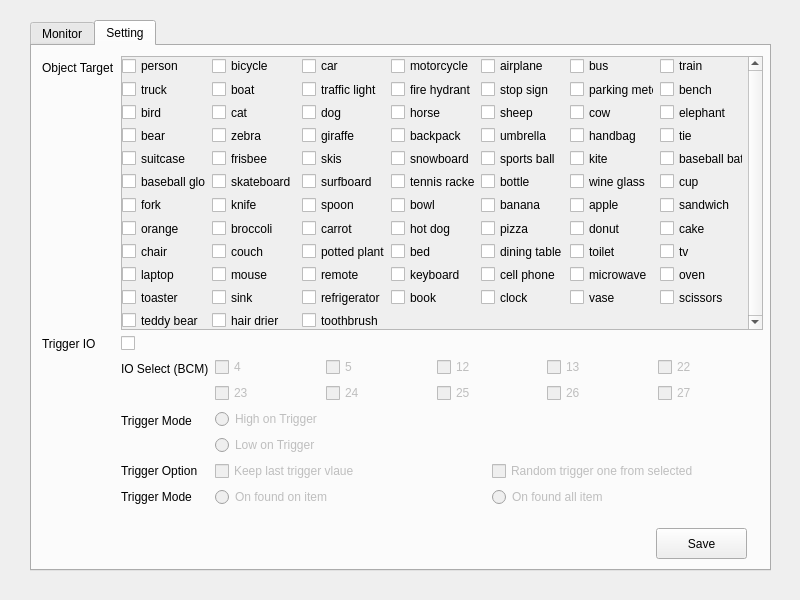
<?xml version="1.0" encoding="UTF-8"?>
<ui version="4.0">
 <class>App</class>
 <widget class="QWidget" name="App">
  <property name="geometry">
   <rect>
    <x>0</x>
    <y>0</y>
    <width>800</width>
    <height>600</height>
   </rect>
  </property>
  <property name="sizePolicy">
   <sizepolicy hsizetype="Fixed" vsizetype="Fixed">
    <horstretch>0</horstretch>
    <verstretch>0</verstretch>
   </sizepolicy>
  </property>
  <property name="windowTitle">
   <string>App</string>
  </property>
  <widget class="QWidget" name="gridLayoutWidget">
   <property name="geometry">
    <rect>
     <x>30</x>
     <y>20</y>
     <width>741</width>
     <height>551</height>
    </rect>
   </property>
   <layout class="QGridLayout" name="gridLayout">
    <item row="0" column="0">
     <widget class="QTabWidget" name="SettingTab">
      <property name="sizePolicy">
       <sizepolicy hsizetype="Expanding" vsizetype="Expanding">
        <horstretch>0</horstretch>
        <verstretch>0</verstretch>
       </sizepolicy>
      </property>
      <property name="currentIndex">
       <number>1</number>
      </property>
      <widget class="QWidget" name="MonitorTab">
       <attribute name="title">
        <string>Monitor</string>
       </attribute>
       <widget class="QWidget" name="verticalLayoutWidget">
        <property name="geometry">
         <rect>
          <x>50</x>
          <y>0</y>
          <width>661</width>
          <height>491</height>
         </rect>
        </property>
        <layout class="QVBoxLayout" name="verticalLayout">
         <property name="spacing">
          <number>10</number>
         </property>
         <property name="sizeConstraint">
          <enum>QLayout::SetNoConstraint</enum>
         </property>
         <item>
          <widget class="QLabel" name="label">
           <property name="sizePolicy">
            <sizepolicy hsizetype="Fixed" vsizetype="Fixed">
             <horstretch>0</horstretch>
             <verstretch>0</verstretch>
            </sizepolicy>
           </property>
           <property name="maximumSize">
            <size>
             <width>800</width>
             <height>700</height>
            </size>
           </property>
           <property name="text">
            <string>Camera 1</string>
           </property>
           <property name="alignment">
            <set>Qt::AlignCenter</set>
           </property>
          </widget>
         </item>
        </layout>
       </widget>
       <widget class="QPushButton" name="pushButton_2">
        <property name="geometry">
         <rect>
          <x>340</x>
          <y>500</y>
          <width>75</width>
          <height>23</height>
         </rect>
        </property>
        <property name="text">
         <string>Start</string>
        </property>
       </widget>
      </widget>
      <widget class="QWidget" name="tab_2">
       <property name="enabled">
        <bool>true</bool>
       </property>
       <attribute name="title">
        <string>Setting</string>
       </attribute>
       <widget class="QWidget" name="formLayoutWidget">
        <property name="geometry">
         <rect>
          <x>10</x>
          <y>10</y>
          <width>721</width>
          <height>451</height>
         </rect>
        </property>
        <layout class="QFormLayout" name="formLayout">
         <item row="0" column="0">
          <widget class="QLabel" name="label_2">
           <property name="text">
            <string>Object Target</string>
           </property>
          </widget>
         </item>
         <item row="1" column="0">
          <widget class="QLabel" name="label_4">
           <property name="text">
            <string>Trigger IO</string>
           </property>
          </widget>
         </item>
         <item row="1" column="1">
          <widget class="QCheckBox" name="checkBox">
           <property name="text">
            <string/>
           </property>
          </widget>
         </item>
         <item row="2" column="1">
          <layout class="QFormLayout" name="formLayout_3">
           <item row="2" column="0">
            <widget class="QLabel" name="label_6">
             <property name="text">
              <string>Trigger Option</string>
             </property>
            </widget>
           </item>
           <item row="2" column="1">
            <layout class="QGridLayout" name="gridLayout_3">
             <item row="0" column="1">
              <widget class="QCheckBox" name="checkBox_13">
               <property name="enabled">
                <bool>false</bool>
               </property>
               <property name="text">
                <string>Random trigger one from selected</string>
               </property>
              </widget>
             </item>
             <item row="0" column="0">
              <widget class="QCheckBox" name="checkBox_12">
               <property name="enabled">
                <bool>false</bool>
               </property>
               <property name="text">
                <string>Keep last trigger vlaue</string>
               </property>
              </widget>
             </item>
            </layout>
           </item>
           <item row="1" column="0">
            <widget class="QLabel" name="label_3">
             <property name="text">
              <string>Trigger Mode</string>
             </property>
            </widget>
           </item>
           <item row="1" column="1">
            <layout class="QVBoxLayout" name="verticalLayout_2">
             <item>
              <widget class="QRadioButton" name="radioButton">
               <property name="enabled">
                <bool>false</bool>
               </property>
               <property name="text">
                <string>High on Trigger</string>
               </property>
               <attribute name="buttonGroup">
                <string notr="true">buttonGroup1</string>
               </attribute>
              </widget>
             </item>
             <item>
              <widget class="QRadioButton" name="radioButton_2">
               <property name="enabled">
                <bool>false</bool>
               </property>
               <property name="text">
                <string>Low on Trigger</string>
               </property>
               <attribute name="buttonGroup">
                <string notr="true">buttonGroup1</string>
               </attribute>
              </widget>
             </item>
            </layout>
           </item>
           <item row="0" column="0">
            <widget class="QLabel" name="label_5">
             <property name="text">
              <string>IO Select (BCM)</string>
             </property>
            </widget>
           </item>
           <item row="0" column="1">
            <layout class="QGridLayout" name="gridLayout_2">
             <item row="0" column="0">
              <widget class="QCheckBox" name="checkBox_2">
               <property name="enabled">
                <bool>false</bool>
               </property>
               <property name="text">
                <string>4</string>
               </property>
              </widget>
             </item>
             <item row="0" column="1">
              <widget class="QCheckBox" name="checkBox_3">
               <property name="enabled">
                <bool>false</bool>
               </property>
               <property name="text">
                <string>5</string>
               </property>
              </widget>
             </item>
             <item row="1" column="2">
              <widget class="QCheckBox" name="checkBox_8">
               <property name="enabled">
                <bool>false</bool>
               </property>
               <property name="text">
                <string>25</string>
               </property>
              </widget>
             </item>
             <item row="1" column="3">
              <widget class="QCheckBox" name="checkBox_9">
               <property name="enabled">
                <bool>false</bool>
               </property>
               <property name="text">
                <string>26</string>
               </property>
              </widget>
             </item>
             <item row="1" column="1">
              <widget class="QCheckBox" name="checkBox_7">
               <property name="enabled">
                <bool>false</bool>
               </property>
               <property name="text">
                <string>24</string>
               </property>
              </widget>
             </item>
             <item row="0" column="2">
              <widget class="QCheckBox" name="checkBox_4">
               <property name="enabled">
                <bool>false</bool>
               </property>
               <property name="text">
                <string>12</string>
               </property>
              </widget>
             </item>
             <item row="1" column="0">
              <widget class="QCheckBox" name="checkBox_6">
               <property name="enabled">
                <bool>false</bool>
               </property>
               <property name="text">
                <string>23</string>
               </property>
              </widget>
             </item>
             <item row="0" column="3">
              <widget class="QCheckBox" name="checkBox_5">
               <property name="enabled">
                <bool>false</bool>
               </property>
               <property name="text">
                <string>13</string>
               </property>
              </widget>
             </item>
             <item row="0" column="4">
              <widget class="QCheckBox" name="checkBox_10">
               <property name="enabled">
                <bool>false</bool>
               </property>
               <property name="text">
                <string>22</string>
               </property>
              </widget>
             </item>
             <item row="1" column="4">
              <widget class="QCheckBox" name="checkBox_11">
               <property name="enabled">
                <bool>false</bool>
               </property>
               <property name="text">
                <string>27</string>
               </property>
              </widget>
             </item>
            </layout>
           </item>
           <item row="3" column="0">
            <widget class="QLabel" name="label_7">
             <property name="text">
              <string>Trigger Mode</string>
             </property>
            </widget>
           </item>
           <item row="3" column="1">
            <layout class="QGridLayout" name="gridLayout_6">
             <item row="0" column="0">
              <widget class="QRadioButton" name="radioButton_3">
               <property name="enabled">
                <bool>false</bool>
               </property>
               <property name="text">
                <string>On found on item</string>
               </property>
               <attribute name="buttonGroup">
                <string notr="true">buttonGroup</string>
               </attribute>
              </widget>
             </item>
             <item row="0" column="1">
              <widget class="QRadioButton" name="radioButton_4">
               <property name="enabled">
                <bool>false</bool>
               </property>
               <property name="text">
                <string>On found all item</string>
               </property>
               <attribute name="buttonGroup">
                <string notr="true">buttonGroup</string>
               </attribute>
              </widget>
             </item>
            </layout>
           </item>
          </layout>
         </item>
         <item row="0" column="1">
          <layout class="QGridLayout" name="gridLayout_4">
           <item row="0" column="1">
            <widget class="QScrollArea" name="scrollArea">
             <property name="verticalScrollBarPolicy">
              <enum>Qt::ScrollBarAlwaysOn</enum>
             </property>
             <property name="horizontalScrollBarPolicy">
              <enum>Qt::ScrollBarAlwaysOff</enum>
             </property>
             <property name="sizeAdjustPolicy">
              <enum>QAbstractScrollArea::AdjustIgnored</enum>
             </property>
             <property name="widgetResizable">
              <bool>true</bool>
             </property>
             <widget class="QWidget" name="scrollAreaWidgetContents">
              <property name="geometry">
               <rect>
                <x>0</x>
                <y>0</y>
                <width>625</width>
                <height>208</height>
               </rect>
              </property>
              <widget class="QWidget" name="gridLayoutWidget_5">
               <property name="geometry">
                <rect>
                 <x>0</x>
                 <y>0</y>
                 <width>621</width>
                 <height>272</height>
                </rect>
               </property>
               <layout class="QGridLayout" name="gridLayout_5">
                <item row="2" column="4">
                 <widget class="QCheckBox" name="checkBox_32">
                  <property name="text">
                   <string>sheep</string>
                  </property>
                 </widget>
                </item>
                <item row="7" column="6">
                 <widget class="QCheckBox" name="checkBox_69">
                  <property name="text">
                   <string>cake</string>
                  </property>
                 </widget>
                </item>
                <item row="3" column="1">
                 <widget class="QCheckBox" name="checkBox_35">
                  <property name="text">
                   <string>zebra</string>
                  </property>
                 </widget>
                </item>
                <item row="9" column="1">
                 <widget class="QCheckBox" name="checkBox_77">
                  <property name="text">
                   <string>mouse</string>
                  </property>
                 </widget>
                </item>
                <item row="3" column="6">
                 <widget class="QCheckBox" name="checkBox_41">
                  <property name="text">
                   <string>tie</string>
                  </property>
                 </widget>
                </item>
                <item row="10" column="4">
                 <widget class="QCheckBox" name="checkBox_88">
                  <property name="text">
                   <string>clock</string>
                  </property>
                 </widget>
                </item>
                <item row="10" column="5">
                 <widget class="QCheckBox" name="checkBox_89">
                  <property name="text">
                   <string>vase</string>
                  </property>
                 </widget>
                </item>
                <item row="10" column="3">
                 <widget class="QCheckBox" name="checkBox_87">
                  <property name="text">
                   <string>book</string>
                  </property>
                 </widget>
                </item>
                <item row="3" column="0">
                 <widget class="QCheckBox" name="checkBox_36">
                  <property name="text">
                   <string>bear</string>
                  </property>
                 </widget>
                </item>
                <item row="7" column="4">
                 <widget class="QCheckBox" name="checkBox_67">
                  <property name="text">
                   <string>pizza</string>
                  </property>
                 </widget>
                </item>
                <item row="5" column="2">
                 <widget class="QCheckBox" name="checkBox_51">
                  <property name="text">
                   <string>surfboard</string>
                  </property>
                 </widget>
                </item>
                <item row="5" column="0">
                 <widget class="QCheckBox" name="checkBox_49">
                  <property name="text">
                   <string>baseball glove</string>
                  </property>
                 </widget>
                </item>
                <item row="1" column="5">
                 <widget class="QCheckBox" name="checkBox_25">
                  <property name="text">
                   <string>parking meter</string>
                  </property>
                 </widget>
                </item>
                <item row="1" column="6">
                 <widget class="QCheckBox" name="checkBox_27">
                  <property name="text">
                   <string>bench</string>
                  </property>
                 </widget>
                </item>
                <item row="4" column="2">
                 <widget class="QCheckBox" name="checkBox_44">
                  <property name="text">
                   <string>skis</string>
                  </property>
                 </widget>
                </item>
                <item row="2" column="6">
                 <widget class="QCheckBox" name="checkBox_34">
                  <property name="text">
                   <string>elephant</string>
                  </property>
                 </widget>
                </item>
                <item row="8" column="1">
                 <widget class="QCheckBox" name="checkBox_70">
                  <property name="text">
                   <string>couch</string>
                  </property>
                 </widget>
                </item>
                <item row="0" column="0">
                 <widget class="QCheckBox" name="checkBox_14">
                  <property name="text">
                   <string>person</string>
                  </property>
                 </widget>
                </item>
                <item row="10" column="0">
                 <widget class="QCheckBox" name="checkBox_84">
                  <property name="text">
                   <string>toaster</string>
                  </property>
                 </widget>
                </item>
                <item row="9" column="6">
                 <widget class="QCheckBox" name="checkBox_83">
                  <property name="text">
                   <string>oven</string>
                  </property>
                 </widget>
                </item>
                <item row="0" column="5">
                 <widget class="QCheckBox" name="checkBox_24">
                  <property name="text">
                   <string>bus</string>
                  </property>
                 </widget>
                </item>
                <item row="8" column="5">
                 <widget class="QCheckBox" name="checkBox_75">
                  <property name="text">
                   <string>toilet</string>
                  </property>
                 </widget>
                </item>
                <item row="1" column="3">
                 <widget class="QCheckBox" name="checkBox_21">
                  <property name="text">
                   <string>fire hydrant</string>
                  </property>
                 </widget>
                </item>
                <item row="5" column="3">
                 <widget class="QCheckBox" name="checkBox_52">
                  <property name="text">
                   <string>tennis racket</string>
                  </property>
                 </widget>
                </item>
                <item row="9" column="5">
                 <widget class="QCheckBox" name="checkBox_82">
                  <property name="text">
                   <string>microwave</string>
                  </property>
                 </widget>
                </item>
                <item row="7" column="0">
                 <widget class="QCheckBox" name="checkBox_63">
                  <property name="text">
                   <string>orange</string>
                  </property>
                 </widget>
                </item>
                <item row="10" column="2">
                 <widget class="QCheckBox" name="checkBox_86">
                  <property name="text">
                   <string>refrigerator</string>
                  </property>
                 </widget>
                </item>
                <item row="2" column="1">
                 <widget class="QCheckBox" name="checkBox_28">
                  <property name="text">
                   <string>cat</string>
                  </property>
                 </widget>
                </item>
                <item row="5" column="4">
                 <widget class="QCheckBox" name="checkBox_53">
                  <property name="text">
                   <string>bottle</string>
                  </property>
                 </widget>
                </item>
                <item row="4" column="6">
                 <widget class="QCheckBox" name="checkBox_48">
                  <property name="text">
                   <string>baseball bat</string>
                  </property>
                 </widget>
                </item>
                <item row="6" column="1">
                 <widget class="QCheckBox" name="checkBox_57">
                  <property name="text">
                   <string>knife</string>
                  </property>
                 </widget>
                </item>
                <item row="9" column="2">
                 <widget class="QCheckBox" name="checkBox_79">
                  <property name="text">
                   <string>remote</string>
                  </property>
                 </widget>
                </item>
                <item row="6" column="0">
                 <widget class="QCheckBox" name="checkBox_56">
                  <property name="text">
                   <string>fork</string>
                  </property>
                 </widget>
                </item>
                <item row="9" column="0">
                 <widget class="QCheckBox" name="checkBox_78">
                  <property name="text">
                   <string>laptop</string>
                  </property>
                 </widget>
                </item>
                <item row="4" column="4">
                 <widget class="QCheckBox" name="checkBox_46">
                  <property name="text">
                   <string>sports ball</string>
                  </property>
                 </widget>
                </item>
                <item row="2" column="2">
                 <widget class="QCheckBox" name="checkBox_30">
                  <property name="text">
                   <string>dog</string>
                  </property>
                 </widget>
                </item>
                <item row="8" column="6">
                 <widget class="QCheckBox" name="checkBox_76">
                  <property name="text">
                   <string>tv</string>
                  </property>
                 </widget>
                </item>
                <item row="0" column="6">
                 <widget class="QCheckBox" name="checkBox_26">
                  <property name="text">
                   <string>train</string>
                  </property>
                 </widget>
                </item>
                <item row="5" column="5">
                 <widget class="QCheckBox" name="checkBox_54">
                  <property name="text">
                   <string>wine glass</string>
                  </property>
                 </widget>
                </item>
                <item row="10" column="1">
                 <widget class="QCheckBox" name="checkBox_85">
                  <property name="text">
                   <string>sink</string>
                  </property>
                 </widget>
                </item>
                <item row="9" column="3">
                 <widget class="QCheckBox" name="checkBox_80">
                  <property name="text">
                   <string>keyboard</string>
                  </property>
                 </widget>
                </item>
                <item row="8" column="4">
                 <widget class="QCheckBox" name="checkBox_74">
                  <property name="text">
                   <string>dining table</string>
                  </property>
                 </widget>
                </item>
                <item row="1" column="2">
                 <widget class="QCheckBox" name="checkBox_22">
                  <property name="text">
                   <string>traffic light</string>
                  </property>
                 </widget>
                </item>
                <item row="5" column="6">
                 <widget class="QCheckBox" name="checkBox_55">
                  <property name="text">
                   <string>cup</string>
                  </property>
                 </widget>
                </item>
                <item row="7" column="1">
                 <widget class="QCheckBox" name="checkBox_64">
                  <property name="text">
                   <string>broccoli</string>
                  </property>
                 </widget>
                </item>
                <item row="7" column="5">
                 <widget class="QCheckBox" name="checkBox_68">
                  <property name="text">
                   <string>donut</string>
                  </property>
                 </widget>
                </item>
                <item row="2" column="3">
                 <widget class="QCheckBox" name="checkBox_31">
                  <property name="text">
                   <string>horse</string>
                  </property>
                 </widget>
                </item>
                <item row="3" column="4">
                 <widget class="QCheckBox" name="checkBox_39">
                  <property name="text">
                   <string>umbrella</string>
                  </property>
                 </widget>
                </item>
                <item row="6" column="5">
                 <widget class="QCheckBox" name="checkBox_61">
                  <property name="text">
                   <string>apple</string>
                  </property>
                 </widget>
                </item>
                <item row="6" column="3">
                 <widget class="QCheckBox" name="checkBox_59">
                  <property name="text">
                   <string>bowl</string>
                  </property>
                 </widget>
                </item>
                <item row="1" column="4">
                 <widget class="QCheckBox" name="checkBox_23">
                  <property name="text">
                   <string>stop sign</string>
                  </property>
                 </widget>
                </item>
                <item row="2" column="5">
                 <widget class="QCheckBox" name="checkBox_33">
                  <property name="text">
                   <string>cow</string>
                  </property>
                 </widget>
                </item>
                <item row="6" column="2">
                 <widget class="QCheckBox" name="checkBox_58">
                  <property name="text">
                   <string>spoon</string>
                  </property>
                 </widget>
                </item>
                <item row="4" column="5">
                 <widget class="QCheckBox" name="checkBox_47">
                  <property name="text">
                   <string>kite</string>
                  </property>
                 </widget>
                </item>
                <item row="9" column="4">
                 <widget class="QCheckBox" name="checkBox_81">
                  <property name="text">
                   <string>cell phone</string>
                  </property>
                 </widget>
                </item>
                <item row="6" column="4">
                 <widget class="QCheckBox" name="checkBox_60">
                  <property name="text">
                   <string>banana</string>
                  </property>
                 </widget>
                </item>
                <item row="4" column="3">
                 <widget class="QCheckBox" name="checkBox_45">
                  <property name="text">
                   <string>snowboard</string>
                  </property>
                 </widget>
                </item>
                <item row="8" column="3">
                 <widget class="QCheckBox" name="checkBox_73">
                  <property name="text">
                   <string>bed</string>
                  </property>
                 </widget>
                </item>
                <item row="3" column="5">
                 <widget class="QCheckBox" name="checkBox_40">
                  <property name="text">
                   <string>handbag</string>
                  </property>
                 </widget>
                </item>
                <item row="8" column="2">
                 <widget class="QCheckBox" name="checkBox_72">
                  <property name="text">
                   <string>potted plant</string>
                  </property>
                 </widget>
                </item>
                <item row="5" column="1">
                 <widget class="QCheckBox" name="checkBox_50">
                  <property name="text">
                   <string>skateboard</string>
                  </property>
                 </widget>
                </item>
                <item row="0" column="4">
                 <widget class="QCheckBox" name="checkBox_20">
                  <property name="text">
                   <string>airplane</string>
                  </property>
                 </widget>
                </item>
                <item row="2" column="0">
                 <widget class="QCheckBox" name="checkBox_29">
                  <property name="text">
                   <string>bird</string>
                  </property>
                 </widget>
                </item>
                <item row="4" column="1">
                 <widget class="QCheckBox" name="checkBox_42">
                  <property name="text">
                   <string>frisbee</string>
                  </property>
                 </widget>
                </item>
                <item row="7" column="2">
                 <widget class="QCheckBox" name="checkBox_65">
                  <property name="text">
                   <string>carrot</string>
                  </property>
                 </widget>
                </item>
                <item row="0" column="2">
                 <widget class="QCheckBox" name="checkBox_18">
                  <property name="text">
                   <string>car</string>
                  </property>
                 </widget>
                </item>
                <item row="4" column="0">
                 <widget class="QCheckBox" name="checkBox_43">
                  <property name="text">
                   <string>suitcase</string>
                  </property>
                 </widget>
                </item>
                <item row="8" column="0">
                 <widget class="QCheckBox" name="checkBox_71">
                  <property name="text">
                   <string>chair</string>
                  </property>
                 </widget>
                </item>
                <item row="3" column="3">
                 <widget class="QCheckBox" name="checkBox_38">
                  <property name="text">
                   <string>backpack</string>
                  </property>
                 </widget>
                </item>
                <item row="0" column="1">
                 <widget class="QCheckBox" name="checkBox_16">
                  <property name="text">
                   <string>bicycle</string>
                  </property>
                 </widget>
                </item>
                <item row="1" column="0">
                 <widget class="QCheckBox" name="checkBox_15">
                  <property name="text">
                   <string>truck</string>
                  </property>
                 </widget>
                </item>
                <item row="1" column="1">
                 <widget class="QCheckBox" name="checkBox_17">
                  <property name="text">
                   <string>boat</string>
                  </property>
                 </widget>
                </item>
                <item row="10" column="6">
                 <widget class="QCheckBox" name="checkBox_90">
                  <property name="text">
                   <string>scissors</string>
                  </property>
                 </widget>
                </item>
                <item row="7" column="3">
                 <widget class="QCheckBox" name="checkBox_66">
                  <property name="text">
                   <string>hot dog</string>
                  </property>
                 </widget>
                </item>
                <item row="6" column="6">
                 <widget class="QCheckBox" name="checkBox_62">
                  <property name="text">
                   <string>sandwich</string>
                  </property>
                 </widget>
                </item>
                <item row="3" column="2">
                 <widget class="QCheckBox" name="checkBox_37">
                  <property name="text">
                   <string>giraffe</string>
                  </property>
                 </widget>
                </item>
                <item row="0" column="3">
                 <widget class="QCheckBox" name="checkBox_19">
                  <property name="text">
                   <string>motorcycle</string>
                  </property>
                 </widget>
                </item>
                <item row="11" column="1">
                 <widget class="QCheckBox" name="checkBox_91">
                  <property name="text">
                   <string>hair drier</string>
                  </property>
                 </widget>
                </item>
                <item row="11" column="0">
                 <widget class="QCheckBox" name="checkBox_92">
                  <property name="text">
                   <string>teddy bear</string>
                  </property>
                 </widget>
                </item>
                <item row="11" column="2">
                 <widget class="QCheckBox" name="checkBox_93">
                  <property name="text">
                   <string>toothbrush</string>
                  </property>
                 </widget>
                </item>
               </layout>
              </widget>
             </widget>
            </widget>
           </item>
          </layout>
         </item>
        </layout>
       </widget>
       <widget class="QPushButton" name="pushButton">
        <property name="geometry">
         <rect>
          <x>624</x>
          <y>482</y>
          <width>91</width>
          <height>31</height>
         </rect>
        </property>
        <property name="text">
         <string>Save</string>
        </property>
       </widget>
      </widget>
     </widget>
    </item>
   </layout>
  </widget>
 </widget>
 <resources/>
 <connections/>
 <buttongroups>
  <buttongroup name="buttonGroup1"/>
  <buttongroup name="buttonGroup"/>
 </buttongroups>
</ui>
